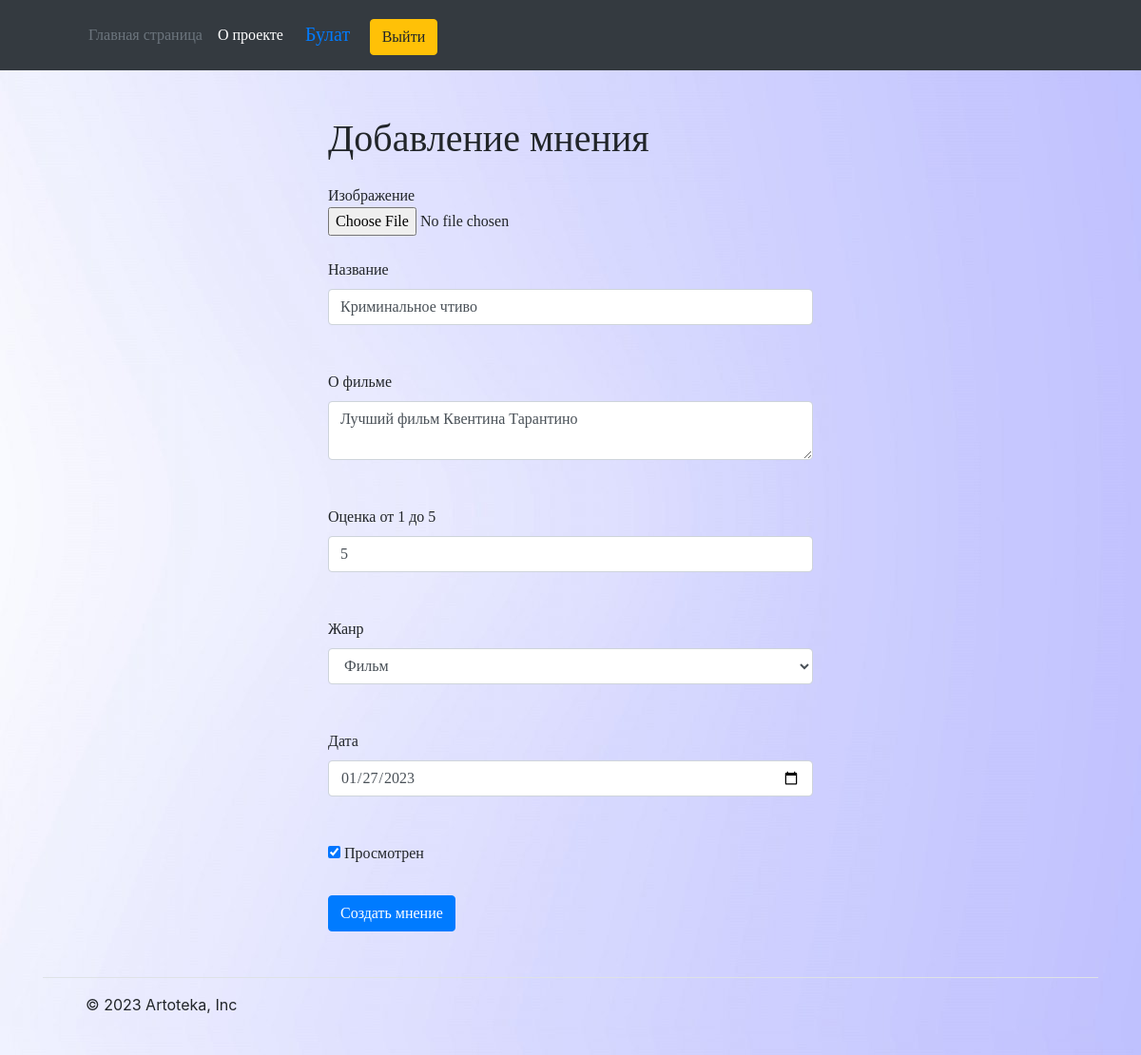
The page /opinions/2 (signed in) on the database its author committed.
### data/users.py (models this page shows, shortened)
class User(SqlAlchemyBase, UserMixin):
    __tablename__ = 'users'
    id = sqlalchemy.Column(sqlalchemy.Integer, primary_key=True, autoincrement=True)
    surname = sqlalchemy.Column(sqlalchemy.String, nullable=True)
    name = sqlalchemy.Column(sqlalchemy.String, nullable=True)
    birthday = sqlalchemy.Column(sqlalchemy.Date, nullable=True)
    address = sqlalchemy.Column(sqlalchemy.String, nullable=True)
    about = sqlalchemy.Column(sqlalchemy.String, nullable=True)
    email = sqlalchemy.Column(sqlalchemy.String, index=True, unique=True, nullable=True)
    hashed_password = sqlalchemy.Column(sqlalchemy.String, nullable=True)
    opinions = orm.relationship("Opinion", back_populates='user')

### data/opinions.py (models this page shows, shortened)
class Opinion(SqlAlchemyBase):
    __tablename__ = 'opinions'
    id = sqlalchemy.Column(sqlalchemy.Integer, primary_key=True, autoincrement=True)
    name = sqlalchemy.Column(sqlalchemy.String, nullable=True)
    picture = sqlalchemy.Column(sqlalchemy.BLOB, nullable=True)
    raiting = sqlalchemy.Column(sqlalchemy.Integer, nullable=True)
    genre = sqlalchemy.Column(sqlalchemy.String, nullable=True)
    about = sqlalchemy.Column(sqlalchemy.String, nullable=True)
    user_id = sqlalchemy.Column(sqlalchemy.Integer, sqlalchemy.ForeignKey("users.id"))
    date = sqlalchemy.Column(sqlalchemy.Date, default=datetime.datetime.now)
    is_watched = sqlalchemy.Column(sqlalchemy.Boolean, default=True)
    user = orm.relationship('User')

### server.py (the view, shortened to what this page needs)
@app.route('/opinions/<int:id>', methods=['GET', 'POST'])
@login_required
def edit_opinion(id):
    form = OpinionForm()
    if request.method == "GET":
        db_sess = db_session.create_session()
        opinions = db_sess.query(Opinion).filter(Opinion.id == id, Opinion.user == current_user).first()
        if opinions:
            form.name.data = opinions.name
            form.date.data = opinions.date
            form.is_watched.data = opinions.is_watched
            form.rating.data = opinions.raiting
            form.about.data = opinions.about
            form.genre.data = opinions.genre
        else:
            abort(404)
    return render_template('opinion.html', title='Редактирование мнения', form=form)

### forms/opinion.py
class OpinionForm(FlaskForm):
    name = StringField('Название', validators=[DataRequired()])
    about = TextAreaField('О фильме')
    rating = IntegerField('Оценка от 1 до 5', validators=[DataRequired()])
    date = DateField('Дата')
    is_watched = BooleanField('Просмотрен')
    genre = SelectField('Жанр', choices=[('Фильм', 'Фильм'), ('Сериал', 'Сериал'), ('Песня', 'Песня')])
    submit = SubmitField('Создать мнение')

### data/db_session.py (called while the page is built)
def create_session() -> Session:
    global __factory
    return __factory()

### server.py (called while the page is built)
@login_manager.user_loader
def load_user(user_id):
    db_sess = db_session.create_session()
    return db_sess.query(User).get(user_id)

### templates/opinion.html (shortened to what this page needs)
{% extends "base.html" %}
{% block content %}
<div class="container my-5">
<h1 class="col-lg-6 mx-auto mb-4">Добавление мнения</h1>
<form action="" method="post" enctype="multipart/form-data">
    <p class="col-lg-6 mx-auto mb-4">
        Изображение<br>
        <input type="file" name="file"><br>
    </p>
    <p class="col-lg-6 mx-auto mb-4">
        {{ form.name.label }}<br>
        {{ form.name(class="form-control") }}<br>
    </p>
    <p class="col-lg-6 mx-auto mb-4">
        {{ form.about.label }}<br>
        {{ form.about(class="form-control") }}<br>
    </p>
    <p class="col-lg-6 mx-auto mb-4">
        {{ form.rating.label }}<br>
        {{ form.rating(class="form-control") }}<br>
    </p>
    <p class="col-lg-6 mx-auto mb-4">
        {{ form.genre.label }}<br>
        {{ form.genre(class="form-control") }}<br>
    </p>
    <p class="col-lg-6 mx-auto mb-4">
        {{ form.date.label }}<br>
        {{ form.date(class="form-control") }}<br>
    </p>
    <p class="col-lg-6 mx-auto mb-4">{{ form.is_watched() }} {{ form.is_watched.label }}</p>
    <p class="col-lg-6 mx-auto mb-4">{{ form.submit(type="submit", class="btn btn-primary") }}</p>
</form>
</div>
{% endblock %}

### templates/base.html (shortened to what this page needs)
<!doctype html>
<html>
<head>
    <link rel="stylesheet"
    href="https://stackpath.bootstrapcdn.com/bootstrap/4.4.1/css/bootstrap.min.css"
>
    <link rel="stylesheet" type="text/css" href="static/css/style.css" />
</head>
<body background="static\img\fon.jpg">
  <header class="p-3 bg-dark text-white">
    <div class="container">
      <div class="d-flex flex-wrap align-items-center justify-content-center justify-content-lg-start">
        <a href="/" class="d-flex align-items-center mb-2 mb-lg-0 text-white text-decoration-none">
          <svg class="bi me-2" width="40" height="32" role="img" aria-label="Bootstrap"><use xlink:href="#bootstrap"/></svg>
        </a>
        <ul class="nav col-12 col-lg-auto me-lg-auto mb-2 justify-content-center mb-md-0">
          <li><a href="/index" class="nav-link px-2 text-secondary">Главная страница</a></li>
          <li><a href="/about" class="nav-link px-2 text-white">О проекте</a></li>
        </ul>
        <div class="text-end">
            {% if current_user.is_authenticated %}
                <a class="navbar-brand" href="/my_page"> {{ current_user.name }} </a>
                <a class="btn btn-warning" href="/logout"> Выйти </a>
            {% else %}
                <a class="btn btn-primary" href="/register">Зарегистрироваться</a>
                <a class="btn btn-success" href="/login">Войти</a>
            {% endif %}
        </div>
      </div>
    </div>
  </header>
  <main role="main" class="container">
      {% block content %}{% endblock %}
  </main>
  <div class="container">
      <footer class="d-flex flex-wrap justify-content-between align-items-center py-3 my-4 border-top">
        <div class="col-md-4 d-flex align-items-center">
          <a href="/" class="mb-3 me-2 mb-md-0 text-body-secondary text-decoration-none lh-1">
            <svg class="bi" width="30" height="24"><use xlink:href="#bootstrap"/></svg>
          </a>
          <span class="mb-3 mb-md-0 text-body-secondary">&copy; 2023 Artoteka, Inc</span>
        </div>
      </footer>
  </div>
</body>
</html>

### static/css/style.css (style rules this page uses)
h1 { font-family: consolas }
p { font-family: "book antiqua" }
a { font-family: consolas }

### rows shown on the page
User: name "Булат"
Opinion: name "Криминальное чтиво", about "Лучший фильм Квентина Тарантино", genre "Фильм", date "01/27/2023", is_watched "☑"
